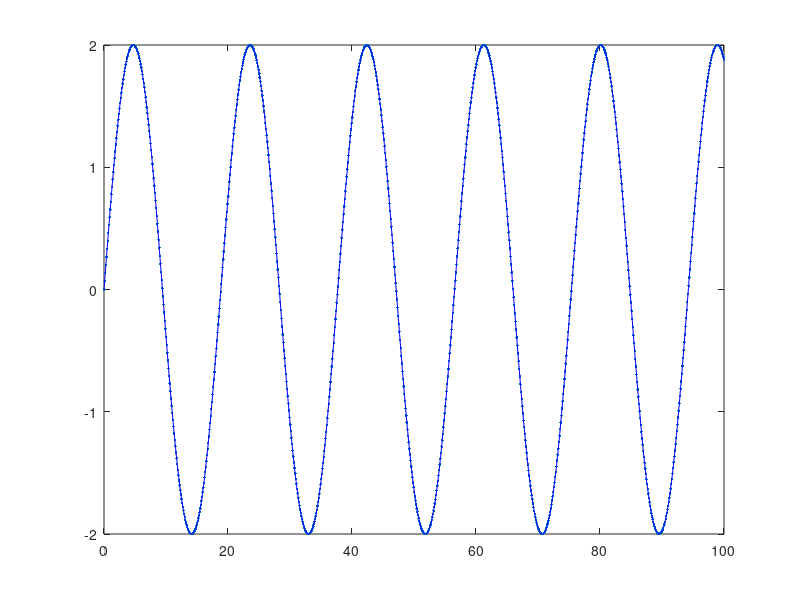

MATLAB code to generate this figure: (Note: this script raises an error after producing the figure.)
clear
clc

% sinx的追踪
kp = 2;
ki = 0.025;
kd = 20;
k = [kp,kd,ki]; % 系数
x = 0;
y = -1;
phi = 0.5;
l = 2;
v = 2;
init = [x,y,phi,l,v];% 初始值
dt = 0.1; % 最大时间间隔内距离v * dt
% 一条直线
tt_x = linspace(0,100,1000);
tt_y = 2 * sin(tt_x/3.0);
target = {dt,tt_x,tt_y};
plot(tt_x,tt_y,'.',tt_x,tt_y,'b-');
hold on;
[r_x,r_y,r_phi,r_delta_f,i] = PID_CET(k,init,target,0);
plot(r_x(1:i),r_y(1:i),'.',r_x(1:i),r_y(1:i),'r-');

% 直线的追踪